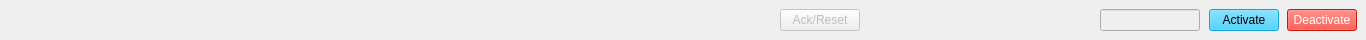
<?xml version="1.0" encoding="UTF-8"?>
<ui version="4.0">
 <class>Form</class>
 <widget class="QWidget" name="Form">
  <property name="geometry">
   <rect>
    <x>0</x>
    <y>0</y>
    <width>1366</width>
    <height>40</height>
   </rect>
  </property>
  <property name="minimumSize">
   <size>
    <width>1366</width>
    <height>40</height>
   </size>
  </property>
  <property name="maximumSize">
   <size>
    <width>1366</width>
    <height>40</height>
   </size>
  </property>
  <property name="windowTitle">
   <string>Form</string>
  </property>
  <layout class="QHBoxLayout" name="horizontalLayout">
   <property name="spacing">
    <number>0</number>
   </property>
   <property name="leftMargin">
    <number>0</number>
   </property>
   <property name="topMargin">
    <number>0</number>
   </property>
   <property name="rightMargin">
    <number>0</number>
   </property>
   <property name="bottomMargin">
    <number>0</number>
   </property>
   <item>
    <widget class="PyDMLabel" name="PyDMLabel_2">
     <property name="enabled">
      <bool>false</bool>
     </property>
     <property name="minimumSize">
      <size>
       <width>150</width>
       <height>0</height>
      </size>
     </property>
     <property name="maximumSize">
      <size>
       <width>150</width>
       <height>16777215</height>
      </size>
     </property>
     <property name="toolTip">
      <string>Item: ${index}</string>
     </property>
     <property name="textInteractionFlags">
      <set>Qt::TextSelectableByMouse</set>
     </property>
     <property name="channel" stdset="0">
      <string>ca://${P}FFO:${FFO}:FF:${FF}:Info:DevName_RBV</string>
     </property>
     <property name="displayFormat" stdset="0">
      <enum>PyDMLabel::String</enum>
     </property>
    </widget>
   </item>
   <item>
    <widget class="PyDMLabel" name="PyDMLabel_3">
     <property name="enabled">
      <bool>false</bool>
     </property>
     <property name="minimumSize">
      <size>
       <width>80</width>
       <height>0</height>
      </size>
     </property>
     <property name="maximumSize">
      <size>
       <width>80</width>
       <height>16777215</height>
      </size>
     </property>
     <property name="toolTip">
      <string/>
     </property>
     <property name="textInteractionFlags">
      <set>Qt::TextSelectableByMouse</set>
     </property>
     <property name="channel" stdset="0">
      <string>ca://${P}FFO:${FFO}:FF:${FF}:Info:TypeCode_RBV</string>
     </property>
     <property name="displayFormat" stdset="0">
      <enum>PyDMLabel::Hex</enum>
     </property>
    </widget>
   </item>
   <item>
    <widget class="PyDMLabel" name="PyDMLabel_4">
     <property name="enabled">
      <bool>false</bool>
     </property>
     <property name="minimumSize">
      <size>
       <width>350</width>
       <height>0</height>
      </size>
     </property>
     <property name="maximumSize">
      <size>
       <width>350</width>
       <height>16777215</height>
      </size>
     </property>
     <property name="toolTip">
      <string/>
     </property>
     <property name="textFormat">
      <enum>Qt::AutoText</enum>
     </property>
     <property name="wordWrap">
      <bool>true</bool>
     </property>
     <property name="textInteractionFlags">
      <set>Qt::TextSelectableByMouse</set>
     </property>
     <property name="channel" stdset="0">
      <string>ca://${P}FFO:${FFO}:FF:${FF}:Info:Path_RBV</string>
     </property>
     <property name="displayFormat" stdset="0">
      <enum>PyDMLabel::String</enum>
     </property>
    </widget>
   </item>
   <item>
    <widget class="PyDMLabel" name="PyDMLabel_5">
     <property name="enabled">
      <bool>false</bool>
     </property>
     <property name="minimumSize">
      <size>
       <width>150</width>
       <height>0</height>
      </size>
     </property>
     <property name="maximumSize">
      <size>
       <width>150</width>
       <height>16777215</height>
      </size>
     </property>
     <property name="toolTip">
      <string/>
     </property>
     <property name="wordWrap">
      <bool>true</bool>
     </property>
     <property name="textInteractionFlags">
      <set>Qt::TextSelectableByMouse</set>
     </property>
     <property name="channel" stdset="0">
      <string>ca://${P}FFO:${FFO}:FF:${FF}:Info:Desc_RBV</string>
     </property>
     <property name="displayFormat" stdset="0">
      <enum>PyDMLabel::String</enum>
     </property>
    </widget>
   </item>
   <item>
    <widget class="PyDMByteIndicator" name="PyDMByteIndicator">
     <property name="enabled">
      <bool>false</bool>
     </property>
     <property name="minimumSize">
      <size>
       <width>50</width>
       <height>16</height>
      </size>
     </property>
     <property name="maximumSize">
      <size>
       <width>50</width>
       <height>32</height>
      </size>
     </property>
     <property name="toolTip">
      <string/>
     </property>
     <property name="channel" stdset="0">
      <string>ca://${P}FFO:${FFO}:FF:${FF}:OK_RBV</string>
     </property>
     <property name="offColor" stdset="0">
      <color>
       <red>255</red>
       <green>100</green>
       <blue>103</blue>
      </color>
     </property>
     <property name="showLabels" stdset="0">
      <bool>false</bool>
     </property>
     <property name="circles" stdset="0">
      <bool>true</bool>
     </property>
    </widget>
   </item>
   <item>
    <widget class="PyDMPushButton" name="PyDMPushButton">
     <property name="enabled">
      <bool>false</bool>
     </property>
     <property name="minimumSize">
      <size>
       <width>80</width>
       <height>0</height>
      </size>
     </property>
     <property name="maximumSize">
      <size>
       <width>80</width>
       <height>16777215</height>
      </size>
     </property>
     <property name="toolTip">
      <string/>
     </property>
     <property name="text">
      <string>Ack/Reset</string>
     </property>
     <property name="channel" stdset="0">
      <string>ca://${P}FFO:${FFO}:FF:${FF}:Reset</string>
     </property>
     <property name="pressValue" stdset="0">
      <string>1</string>
     </property>
    </widget>
   </item>
   <item>
    <widget class="PyDMByteIndicator" name="PyDMByteIndicator_5">
     <property name="enabled">
      <bool>false</bool>
     </property>
     <property name="minimumSize">
      <size>
       <width>80</width>
       <height>32</height>
      </size>
     </property>
     <property name="maximumSize">
      <size>
       <width>80</width>
       <height>32</height>
      </size>
     </property>
     <property name="toolTip">
      <string/>
     </property>
     <property name="channel" stdset="0">
      <string>ca://${P}FFO:${FFO}:FF:${FF}:BeamPermitted_RBV</string>
     </property>
     <property name="offColor" stdset="0">
      <color>
       <red>255</red>
       <green>103</green>
       <blue>106</blue>
      </color>
     </property>
     <property name="showLabels" stdset="0">
      <bool>false</bool>
     </property>
     <property name="circles" stdset="0">
      <bool>true</bool>
     </property>
    </widget>
   </item>
   <item>
    <widget class="PyDMByteIndicator" name="PyDMByteIndicator_3">
     <property name="enabled">
      <bool>false</bool>
     </property>
     <property name="minimumSize">
      <size>
       <width>80</width>
       <height>32</height>
      </size>
     </property>
     <property name="maximumSize">
      <size>
       <width>80</width>
       <height>32</height>
      </size>
     </property>
     <property name="toolTip">
      <string/>
     </property>
     <property name="channel" stdset="0">
      <string>ca://${P}FFO:${FFO}:FF:${FF}:Ovrd:Active_RBV</string>
     </property>
     <property name="onColor" stdset="0">
      <color>
       <red>246</red>
       <green>237</green>
       <blue>0</blue>
      </color>
     </property>
     <property name="showLabels" stdset="0">
      <bool>false</bool>
     </property>
     <property name="circles" stdset="0">
      <bool>true</bool>
     </property>
    </widget>
   </item>
   <item>
    <widget class="PyDMLabel" name="PyDMLabel_6">
     <property name="enabled">
      <bool>false</bool>
     </property>
     <property name="minimumSize">
      <size>
       <width>80</width>
       <height>0</height>
      </size>
     </property>
     <property name="maximumSize">
      <size>
       <width>80</width>
       <height>16777215</height>
      </size>
     </property>
     <property name="toolTip">
      <string/>
     </property>
     <property name="showUnits" stdset="0">
      <bool>true</bool>
     </property>
     <property name="channel" stdset="0">
      <string>ca://${P}FFO:${FFO}:FF:${FF}:Ovrd:ElapsedTime_RBV</string>
     </property>
    </widget>
   </item>
   <item>
    <widget class="PyDMLineEdit" name="PyDMLineEdit">
     <property name="enabled">
      <bool>false</bool>
     </property>
     <property name="minimumSize">
      <size>
       <width>100</width>
       <height>0</height>
      </size>
     </property>
     <property name="maximumSize">
      <size>
       <width>100</width>
       <height>16777215</height>
      </size>
     </property>
     <property name="toolTip">
      <string/>
     </property>
     <property name="showUnits" stdset="0">
      <bool>true</bool>
     </property>
     <property name="channel" stdset="0">
      <string>ca://ca://${P}FFO:${FFO}:FF:${FF}:Ovrd:Duration</string>
     </property>
    </widget>
   </item>
   <item>
    <spacer name="horizontalSpacer">
     <property name="orientation">
      <enum>Qt::Horizontal</enum>
     </property>
     <property name="sizeHint" stdset="0">
      <size>
       <width>40</width>
       <height>20</height>
      </size>
     </property>
    </spacer>
   </item>
   <item>
    <widget class="PyDMPushButton" name="PyDMPushButton_2">
     <property name="enabled">
      <bool>false</bool>
     </property>
     <property name="minimumSize">
      <size>
       <width>70</width>
       <height>0</height>
      </size>
     </property>
     <property name="maximumSize">
      <size>
       <width>60</width>
       <height>16777215</height>
      </size>
     </property>
     <property name="toolTip">
      <string/>
     </property>
     <property name="styleSheet">
      <string notr="true">background-color: rgb(24, 197, 255);
color: rgb(0, 0, 0);</string>
     </property>
     <property name="text">
      <string>Activate</string>
     </property>
     <property name="channel" stdset="0">
      <string>ca://ca://${P}FFO:${FFO}:FF:${FF}:Ovrd:Activate</string>
     </property>
     <property name="pressValue" stdset="0">
      <string>1</string>
     </property>
    </widget>
   </item>
   <item>
    <spacer name="horizontalSpacer_3">
     <property name="orientation">
      <enum>Qt::Horizontal</enum>
     </property>
     <property name="sizeHint" stdset="0">
      <size>
       <width>40</width>
       <height>20</height>
      </size>
     </property>
    </spacer>
   </item>
   <item>
    <widget class="PyDMPushButton" name="PyDMPushButton_3">
     <property name="enabled">
      <bool>false</bool>
     </property>
     <property name="minimumSize">
      <size>
       <width>70</width>
       <height>0</height>
      </size>
     </property>
     <property name="maximumSize">
      <size>
       <width>60</width>
       <height>16777215</height>
      </size>
     </property>
     <property name="toolTip">
      <string/>
     </property>
     <property name="styleSheet">
      <string notr="true">background-color: rgb(252, 24, 10);
color: rgb(255, 255, 255)</string>
     </property>
     <property name="text">
      <string>Deactivate</string>
     </property>
     <property name="channel" stdset="0">
      <string>ca://ca://${P}FFO:${FFO}:FF:${FF}:Ovrd:Deactivate</string>
     </property>
     <property name="pressValue" stdset="0">
      <string>1</string>
     </property>
    </widget>
   </item>
   <item>
    <spacer name="horizontalSpacer_2">
     <property name="orientation">
      <enum>Qt::Horizontal</enum>
     </property>
     <property name="sizeHint" stdset="0">
      <size>
       <width>40</width>
       <height>20</height>
      </size>
     </property>
    </spacer>
   </item>
  </layout>
 </widget>
 <customwidgets>
  <customwidget>
   <class>PyDMLabel</class>
   <extends>QLabel</extends>
   <header>pydm.widgets.label</header>
  </customwidget>
  <customwidget>
   <class>PyDMByteIndicator</class>
   <extends>QWidget</extends>
   <header>pydm.widgets.byte</header>
  </customwidget>
  <customwidget>
   <class>PyDMLineEdit</class>
   <extends>QLineEdit</extends>
   <header>pydm.widgets.line_edit</header>
  </customwidget>
  <customwidget>
   <class>PyDMPushButton</class>
   <extends>QPushButton</extends>
   <header>pydm.widgets.pushbutton</header>
  </customwidget>
 </customwidgets>
 <resources/>
 <connections/>
</ui>
